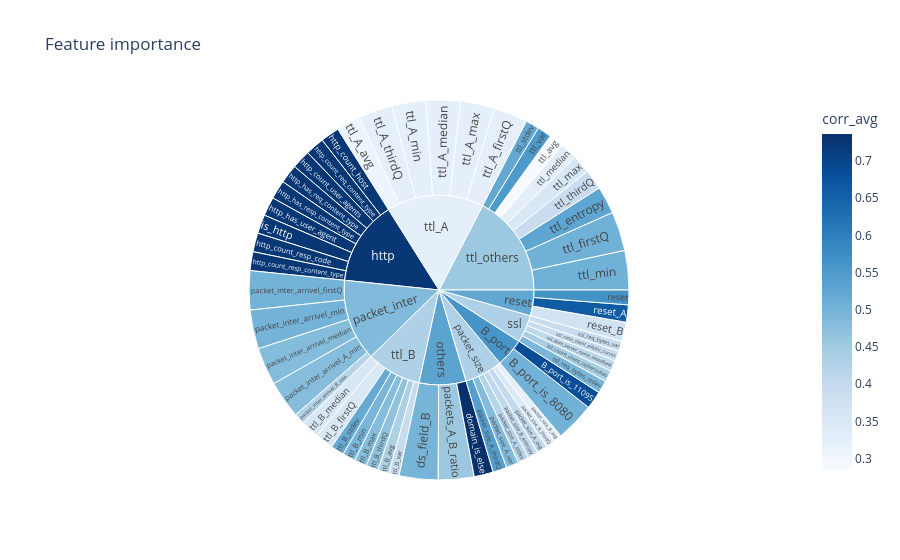

Notebook source saved alongside this figure:
### Code cell
fig_corr = px.sunburst(
    feature_analysis, 
    path=['group', 'feature'], 
    values='corr_sum',
    color='corr_avg', color_continuous_scale='Blues',
    title='Feature importance'
    )
fig_corr.show()

### Figure 1 — Plotly figure (JSON) as saved in the notebook; plotly's stock layout.template omitted (floating-point values rounded to 4 significant figures)
{"data": [{"branchvalues": "total", "customdata": [[0.6872], [0.5026], [0.7364], [0.4985], [0.7251], [0.7251], [0.7249], [0.7249], [0.7251], [0.7251], [0.7251], [0.7251], [0.7251], [0.4804], [0.4214], [0.5002], [0.4832], [0.4994], [0.4028], [0.4199], [0.5404], [0.4842], [0.3255], [0.405], [0.3492], [0.4578], [0.5655], [0.6609], [0.3724], [0.44], [0.4105], [0.3935], [0.4934], [0.3929], [0.3085], [0.3275], [0.3275], [0.3275], [0.3275], [0.3275], [0.4341], [0.3515], [0.4828], [0.3544], [0.4961], [0.518], [0.4699], [0.3934], [0.2845], [0.5289], [0.5034], [0.3544], [0.3293], [0.5047], [0.5224], [0.3888], [0.5501], [0.5604], [0.725], [0.5316], [0.4863], [0.4294], [0.5245], [0.4294], [0.3252], [0.4303], [0.4565]], "domain": {"x": [0, 1], "y": [0, 1]}, "hovertemplate": "labels=%{label}<br>corr_sum=%{value}<br>parent=%{parent}<br>id=%{id}<br>corr_avg=%{color}<extra></extra>", "ids": ["B_port/B_port_is_11095", "B_port/B_port_is_8080", "others/domain_is_else", "others/ds_field_B", "http/http_count_host", "http/http_count_req_content_type", "http/http_count_resp_code", "http/http_count_resp_content_type", "http/http_count_user_agents", "http/http_has_req_content_type", "http/http_has_resp_content_type", "http/http_has_user_agent", "http/is_http", "packet_inter/packet_inter_arrivel_A_min", "packet_inter/packet_inter_arrivel_B_min", "packet_inter/packet_inter_arrivel_firstQ", "packet_inter/packet_inter_arrivel_median", "packet_inter/packet_inter_arrivel_min", "packet_size/packet_size_A_avg", "packet_size/packet_size_A_stdev", "packet_size/packet_size_A_thirdQ", "packet_size/packet_size_A_var", "packet_size/packet_size_B_avg", "packet_size/packet_size_B_entropy", "packet_size/packet_size_B_thirdQ", "others/packets_A_B_ratio", "reset/reset", "reset/reset_A", "reset/reset_B", "ssl/ssl_count_client_ciphersuites", "ssl/ssl_dom_server_name_alexaRank", "ssl/ssl_ratio_client_elliptic_curves", "ssl/ssl_req_bytes_stdev", "ssl/ssl_req_bytes_var", "ttl_A/ttl_A_avg", "ttl_A/ttl_A_firstQ", "ttl_A/ttl_A_max", "ttl_A/ttl_A_median", "ttl_A/ttl_A_min", "ttl_A/ttl_A_thirdQ", "ttl_B/ttl_B_avg", "ttl_B/ttl_B_firstQ", "ttl_B/ttl_B_max", "ttl_B/ttl_B_median", "ttl_B/ttl_B_min", "ttl_B/ttl_B_stdev", "ttl_B/ttl_B_thirdQ", "ttl_B/ttl_B_var", "ttl_others/ttl_avg", "ttl_others/ttl_entropy", "ttl_others/ttl_firstQ", "ttl_others/ttl_max", "ttl_others/ttl_median", "ttl_others/ttl_min", "ttl_others/ttl_stdev", "ttl_others/ttl_thirdQ", "ttl_others/ttl_var", "B_port", "http", "others", "packet_inter", "packet_size", "reset", "ssl", "ttl_A", "ttl_B", "ttl_others"], "labels": ["B_port_is_11095", "B_port_is_8080", "domain_is_else", "ds_field_B", "http_count_host", "http_count_req_content_type", "http_count_resp_code", "http_count_resp_content_type", "http_count_user_agents", "http_has_req_content_type", "http_has_resp_content_type", "http_has_user_agent", "is_http", "packet_inter_arrivel_A_min", "packet_inter_arrivel_B_min", "packet_inter_arrivel_firstQ", "packet_inter_arrivel_median", "packet_inter_arrivel_min", "packet_size_A_avg", "packet_size_A_stdev", "packet_size_A_thirdQ", "packet_size_A_var", "packet_size_B_avg", "packet_size_B_entropy", "packet_size_B_thirdQ", "packets_A_B_ratio", "reset", "reset_A", "reset_B", "ssl_count_client_ciphersuites", "ssl_dom_server_name_alexaRank", "ssl_ratio_client_elliptic_curves", "ssl_req_bytes_stdev", "ssl_req_bytes_var", "ttl_A_avg", "ttl_A_firstQ", "ttl_A_max", "ttl_A_median", "ttl_A_min", "ttl_A_thirdQ", "ttl_B_avg", "ttl_B_firstQ", "ttl_B_max", "ttl_B_median", "ttl_B_min", "ttl_B_stdev", "ttl_B_thirdQ", "ttl_B_var", "ttl_avg", "ttl_entropy", "ttl_firstQ", "ttl_max", "ttl_median", "ttl_min", "ttl_stdev", "ttl_thirdQ", "ttl_var", "B_port", "http", "others", "packet_inter", "packet_size", "reset", "ssl", "ttl_A", "ttl_B", "ttl_others"], "marker": {"coloraxis": "coloraxis", "colors": [0.6872, 0.5026, 0.7364, 0.4985, 0.7251, 0.7251, 0.7249, 0.7249, 0.7251, 0.7251, 0.7251, 0.7251, 0.7251, 0.4804, 0.4214, 0.5002, 0.4832, 0.4994, 0.4028, 0.4199, 0.5404, 0.4842, 0.3255, 0.405, 0.3492, 0.4578, 0.5655, 0.6609, 0.3724, 0.44, 0.4105, 0.3935, 0.4934, 0.3929, 0.3085, 0.3275, 0.3275, 0.3275, 0.3275, 0.3275, 0.4341, 0.3515, 0.4828, 0.3544, 0.4961, 0.518, 0.4699, 0.3934, 0.2845, 0.5289, 0.5034, 0.3544, 0.3293, 0.5047, 0.5224, 0.3888, 0.5501, 0.5604, 0.725, 0.5316, 0.4863, 0.4294, 0.5245, 0.4294, 0.3252, 0.4303, 0.4565]}, "name": "", "parents": ["B_port", "B_port", "others", "others", "http", "http", "http", "http", "http", "http", "http", "http", "http", "packet_inter", "packet_inter", "packet_inter", "packet_inter", "packet_inter", "packet_size", "packet_size", "packet_size", "packet_size", "packet_size", "packet_size", "packet_size", "others", "reset", "reset", "reset", "ssl", "ssl", "ssl", "ssl", "ssl", "ttl_A", "ttl_A", "ttl_A", "ttl_A", "ttl_A", "ttl_A", "ttl_B", "ttl_B", "ttl_B", "ttl_B", "ttl_B", "ttl_B", "ttl_B", "ttl_B", "ttl_others", "ttl_others", "ttl_others", "ttl_others", "ttl_others", "ttl_others", "ttl_others", "ttl_others", "ttl_others", "", "", "", "", "", "", "", "", "", ""], "type": "sunburst", "values": [0.6872, 1.508, 0.7364, 1.495, 0.7251, 0.7251, 0.7249, 0.7249, 0.7251, 0.7251, 0.7251, 0.7251, 0.7251, 1.441, 0.4214, 1.501, 1.45, 1.498, 0.4028, 0.4199, 0.5404, 0.4842, 0.3255, 0.405, 0.3492, 1.373, 0.5655, 0.6609, 0.7449, 0.44, 0.4105, 0.3935, 0.4934, 0.3929, 0.9256, 1.31, 1.31, 1.31, 1.31, 1.31, 0.4341, 0.7029, 0.4828, 0.7087, 0.4961, 0.518, 0.4699, 0.3934, 0.569, 1.058, 1.51, 0.7088, 0.6586, 1.514, 0.5224, 0.7777, 0.5501, 2.195, 6.525, 3.605, 6.311, 2.927, 1.971, 2.13, 7.476, 4.206, 7.869]}], "layout": {"coloraxis": {"colorbar": {"title": {"text": "corr_avg"}}, "colorscale": [[0, "rgb(247,251,255)"], [0.125, "rgb(222,235,247)"], [0.25, "rgb(198,219,239)"], [0.375, "rgb(158,202,225)"], [0.5, "rgb(107,174,214)"], [0.625, "rgb(66,146,198)"], [0.75, "rgb(33,113,181)"], [0.875, "rgb(8,81,156)"], [1, "rgb(8,48,107)"]]}, "legend": {"tracegroupgap": 0}, "title": {"text": "Feature importance"}}}
